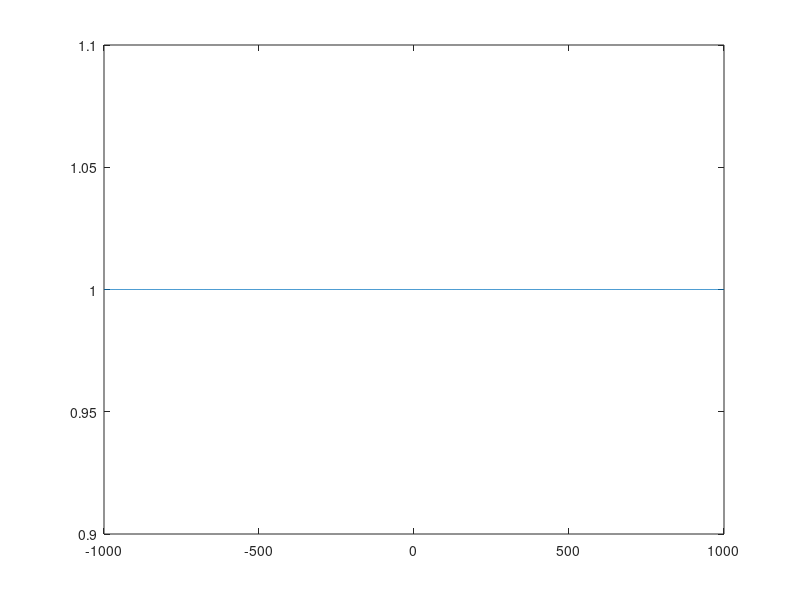
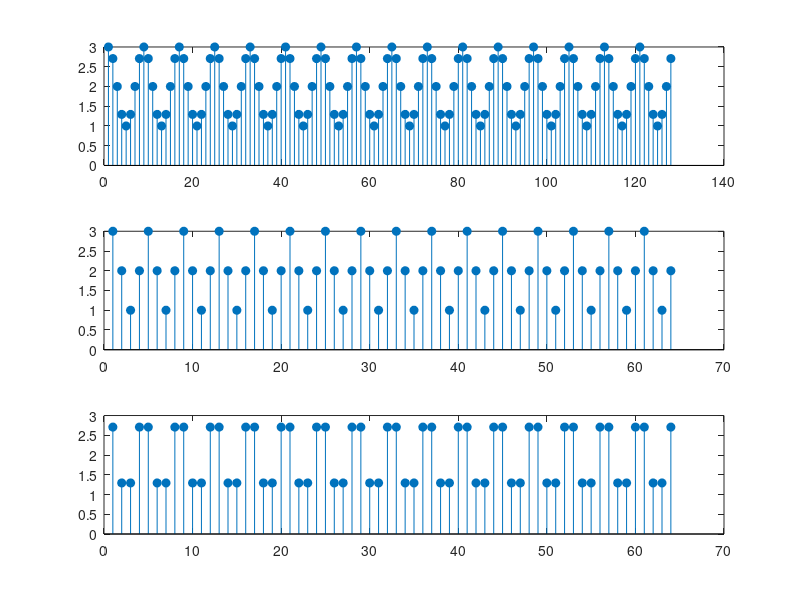
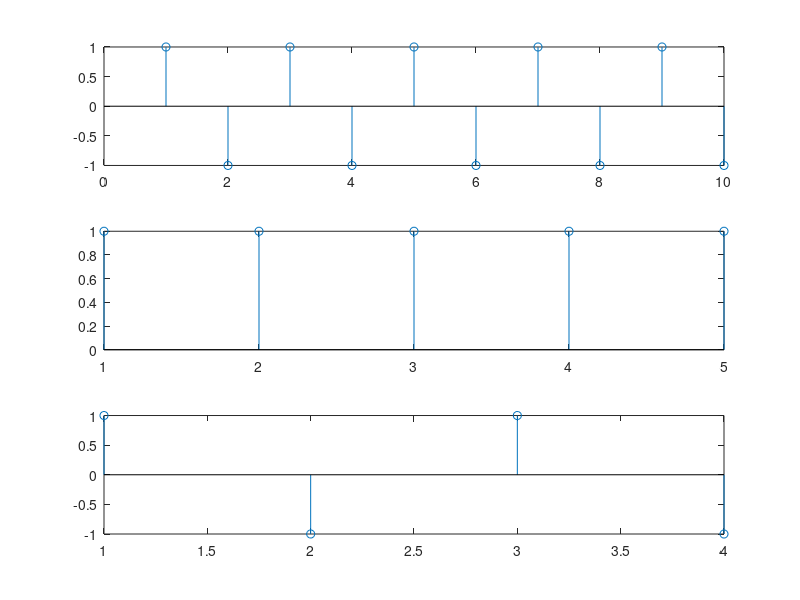

MATLAB code for these plots, in order:
clear; clc; close all;

x = -1e3:1e3;
y = ones(length(x),1);
% for i = 2:2:length(y)
%     y(i) = -1;
% end
% stem(x,y)


n = pow2(nextpow2(length(y)));
Y = fft(y,n);
Y = fftshift(Y);
power = abs(Y).^2/n;

f = (-n/2:n/2-1)/n;
figure
plot(x,y)


figure
plot(f,power)


%%
n = 0:127;
x = 2 + cos(pi/4*n);
x0 = downsample(x,2,0);
x1 = downsample(x,2,1);

subplot(3,1,1)
stem(x,'filled');
subplot(3,1,2)
stem(x0,'filled')
subplot(3,1,3)
stem(x1,'filled')

%%
x = ones(1e1,1);
x(2:2:end) = -1;


x1 = downsample(x,2,0);

x2 = downsample(x,3,0);

figure()
subplot(3,1,1);
stem(x);
subplot(3,1,2);
stem(x1)
subplot(3,1,3);
stem(x2)